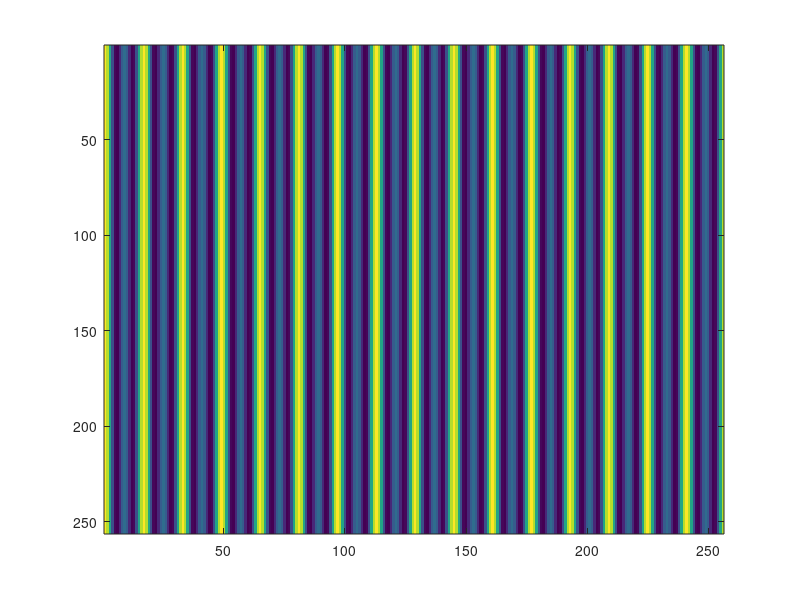
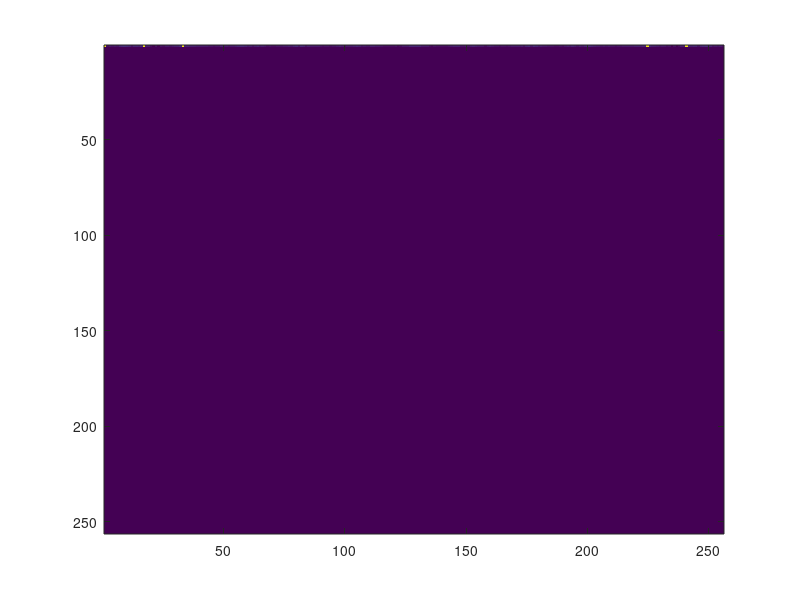
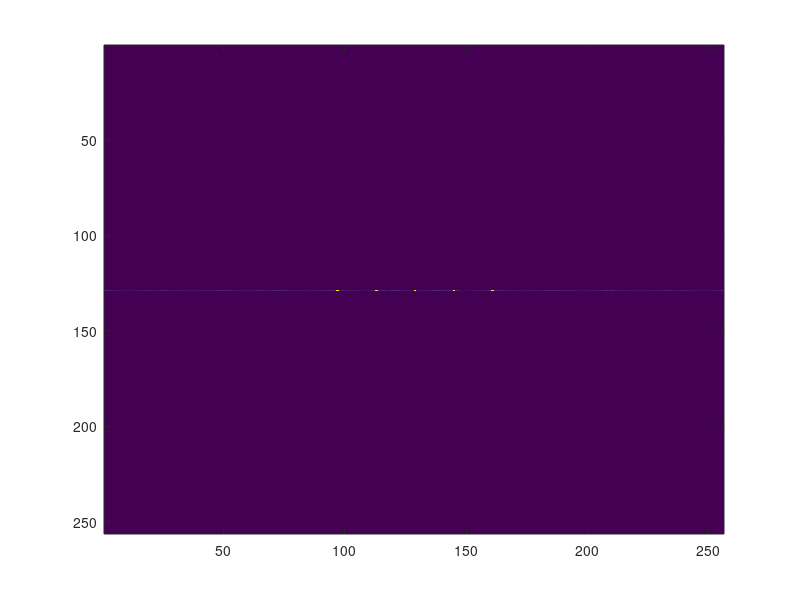

These figures' MATLAB source, in order:
width = 256;
N = width/16;
n = [1:width]-1;
x = 1 + cos(2*pi*n/N) + cos(4*pi*n/N);
im = ones(width,1)*x;

t2_d1 = figure('Name','Original IM');
imagesc(im);
print('images/t2_d1','-dpng');

t2_d2 = figure('Name','log of magnitude of 2D-DFT');
imagesc(log2(abs(fft2(im))));
print('images/t2_d2','-dpng');

t2_d3 = figure('Name','log of magnitude of fftshift 2D-DFT');
imagesc(log2(abs(fftshift(fft2(im)))));
print('images/t2_d3','-dpng');

